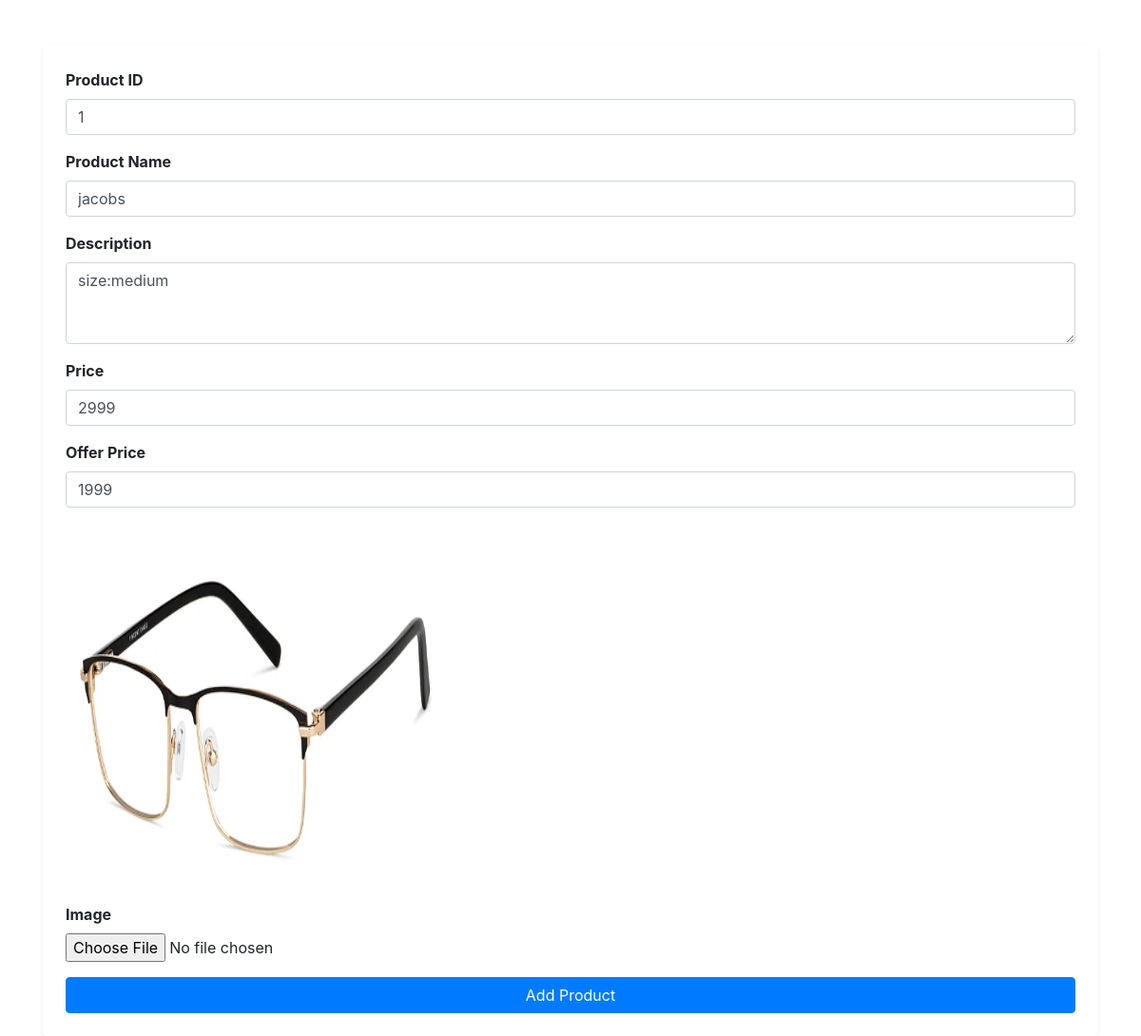
Screenshot of /edit_product/3 with the database file from the repository.
### app/models.py (models this page shows)
class product(models.Model):
    pid=models.TextField()
    name=models.TextField()
    dis=models.TextField()
    price=models.IntegerField()
    offer_price=models.IntegerField()
    img=models.FileField()

### app/views.py (the view)
# urls.py: path('edit_product/<pid>',views.edit_product),
def edit_product(req,pid):
    if req.method=='POST':
        pid=req.POST['pid']
        name=req.POST['name']
        dis=req.POST['dis']
        price=req.POST['price']
        o_price=req.POST['off_price']
        file=req.FILES.get('img')
        if file:
            product.objects.filter(pk=pid).update(pid=pid,name=name,dis=dis,price=price,offer_price=o_price)
            data=product.objects.get(pk=pid)
            data.img=file
            data.save()
        else:
            product.objects.filter(pk=pid).update(pid=pid,name=name,dis=dis,price=price,offer_price=o_price)
        return redirect(shop_home)
    else:
        data=product.objects.get(pk=pid)
        return render(req,'shop/edit.html',{'data':data})

### template/shop/edit.html (shortened to what this page needs)
<!DOCTYPE html>
 <html lang="en">
 <head>
     <link href="https://stackpath.bootstrapcdn.com/bootstrap/4.5.2/css/bootstrap.min.css" rel="stylesheet">
 </head>
 <body>
     <div class="container mt-5">
         <form action="" method="post" class="p-4 shadow-sm bg-white rounded" enctype="multipart/form-data">
             <div class="form-group">
                 <label for="pid"><b>Product ID</b></label>
                 <input type="text" class="form-control" name="pid" id="pid" placeholder="Enter product ID" value="{{data.pid}}">
             </div>
             <div class="form-group">
                 <label for="name"><b>Product Name</b></label>
                 <input type="text" class="form-control" name="name" id="name" placeholder="Enter product name" value="{{data.name}}">
             </div>
             <div class="form-group">
                 <label for="descrip"><b>Description</b></label>
                 <textarea class="form-control" name="dis" id="dis" rows="3" placeholder="Enter product description" value="{{data.dis}}">{{data.dis}}</textarea>
             </div>
             <div class="form-group">
                 <label for="price"><b>Price</b></label>
                 <input type="number" class="form-control" name="price" id="price" placeholder="Enter price" value="{{data.price}}">
             </div>
             <div class="form-group">
                 <label for="offer_price"><b>Offer Price</b></label>
                 <input type="number" class="form-control" name="off_price" id="o_price" placeholder="offer price" value="{{data.offer_price}}">
             </div>
             <img src="{{data.img.url}}" alt="" style="width: 400px; height: 400px;">
             <div class="form-group">
                 <label for="image"><b>Image</b></label>
                 <input type="file" class="form-control-file" name="img" id="image">
             </div>
             <button type="submit" class="btn btn-primary btn-block">Add Product</button>
         </form>
     </div>
 </body>
 </html>

### rows the page displays
product: pid "1", name "jacobs", dis "size:medium", price "2999", off_price "1999", img (picture)
